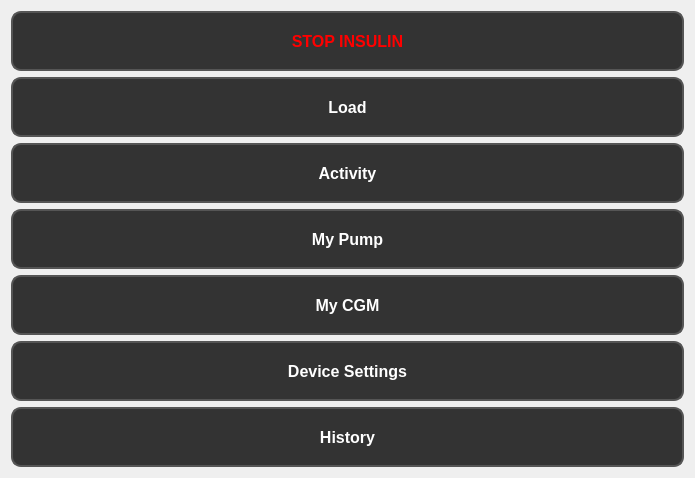
          <widget class="QWidget" name="scrollAreaWidgetContents_2">
           <property name="geometry">
            <rect>
             <x>0</x>
             <y>0</y>
             <width>695</width>
             <height>474</height>
            </rect>
           </property>
           <layout class="QVBoxLayout" name="verticalLayout_2">
            <item>
             <widget class="QPushButton" name="stopInsulinButton">
              <property name="minimumSize">
               <size>
                <width>0</width>
                <height>60</height>
               </size>
              </property>
              <property name="styleSheet">
               <string notr="true">QPushButton {
        font: bold 12pt;
    background-color: #333;
    color: red;
    border-radius: 10px;
    border: 2px solid #555;
}</string>
              </property>
              <property name="text">
               <string>STOP INSULIN</string>
              </property>
             </widget>
            </item>
            <item>
             <widget class="QPushButton" name="loadButton">
              <property name="minimumSize">
               <size>
                <width>0</width>
                <height>60</height>
               </size>
              </property>
              <property name="styleSheet">
               <string notr="true">QPushButton {
    font: bold 12pt;
    background-color: #333;
    color: white;
    border-radius: 10px;
    border: 2px solid #555;
}</string>
              </property>
              <property name="text">
               <string>Load</string>
              </property>
             </widget>
            </item>
            <item>
             <widget class="QPushButton" name="activityButton">
              <property name="minimumSize">
               <size>
                <width>0</width>
                <height>60</height>
               </size>
              </property>
              <property name="styleSheet">
               <string notr="true">QPushButton {
    font: bold 12pt;
    background-color: #333;
    color: white;
    border-radius: 10px;
    border: 2px solid #555;
}</string>
              </property>
              <property name="text">
               <string>Activity</string>
              </property>
             </widget>
            </item>
            <item>
             <widget class="QPushButton" name="myPumpButton">
              <property name="minimumSize">
               <size>
                <width>0</width>
                <height>60</height>
               </size>
              </property>
              <property name="styleSheet">
               <string notr="true">QPushButton {
    font: bold 12pt;
    background-color: #333;
    color: white;
    border-radius: 10px;
    border: 2px solid #555;
}</string>
              </property>
              <property name="text">
               <string>My Pump</string>
              </property>
             </widget>
            </item>
            <item>
             <widget class="QPushButton" name="myCGMButton">
              <property name="minimumSize">
               <size>
                <width>0</width>
                <height>60</height>
               </size>
              </property>
              <property name="styleSheet">
               <string notr="true">QPushButton {
    font: bold 12pt;
    background-color: #333;
    color: white;
    border-radius: 10px;
    border: 2px solid #555;
}</string>
              </property>
              <property name="text">
               <string>My CGM</string>
              </property>
             </widget>
            </item>
            <item>
             <widget class="QPushButton" name="deviceSettingsButton">
              <property name="minimumSize">
               <size>
                <width>0</width>
                <height>60</height>
               </size>
              </property>
              <property name="styleSheet">
               <string notr="true">QPushButton {
    font: bold 12pt;
    background-color: #333;
    color: white;
    border-radius: 10px;
    border: 2px solid #555;
}</string>
              </property>
              <property name="text">
               <string>Device Settings</string>
              </property>
             </widget>
            </item>
            <item>
             <widget class="QPushButton" name="historyButton">
              <property name="minimumSize">
               <size>
                <width>0</width>
                <height>60</height>
               </size>
              </property>
              <property name="styleSheet">
               <string notr="true">QPushButton {
    font: bold 12pt;
    background-color: #333;
    color: white;
    border-radius: 10px;
    border: 2px solid #555;
}</string>
              </property>
              <property name="text">
               <string>History</string>
              </property>
             </widget>
            </item>
           </layout>
          </widget>
